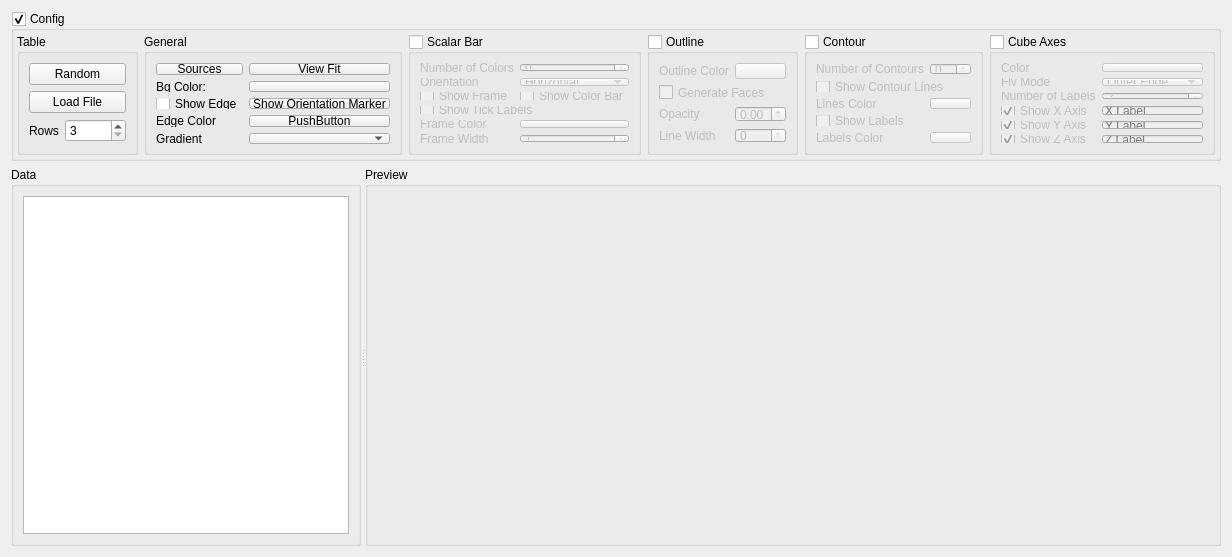
<?xml version="1.0" encoding="UTF-8"?>
<ui version="4.0">
 <class>RenderSurface</class>
 <widget class="QWidget" name="RenderSurface">
  <property name="geometry">
   <rect>
    <x>0</x>
    <y>0</y>
    <width>1199</width>
    <height>557</height>
   </rect>
  </property>
  <property name="windowTitle">
   <string>Form</string>
  </property>
  <layout class="QGridLayout" name="gridLayout_2">
   <item row="0" column="0">
    <layout class="QVBoxLayout" name="verticalLayout">
     <item>
      <widget class="QGroupBox" name="configGroupBox">
       <property name="maximumSize">
        <size>
         <width>16777215</width>
         <height>150</height>
        </size>
       </property>
       <property name="title">
        <string>Config</string>
       </property>
       <property name="checkable">
        <bool>true</bool>
       </property>
       <layout class="QGridLayout" name="gridLayout_5">
        <property name="leftMargin">
         <number>3</number>
        </property>
        <property name="topMargin">
         <number>3</number>
        </property>
        <property name="rightMargin">
         <number>3</number>
        </property>
        <property name="bottomMargin">
         <number>3</number>
        </property>
        <item row="2" column="1" colspan="3">
         <layout class="QGridLayout" name="gridLayout">
          <property name="sizeConstraint">
           <enum>QLayout::SetDefaultConstraint</enum>
          </property>
          <item row="0" column="6" rowspan="2">
           <widget class="QGroupBox" name="cubeAxesGroupBox">
            <property name="title">
             <string>Cube Axes</string>
            </property>
            <property name="checkable">
             <bool>true</bool>
            </property>
            <property name="checked">
             <bool>false</bool>
            </property>
            <layout class="QGridLayout" name="gridLayout_15">
             <item row="1" column="0">
              <layout class="QGridLayout" name="gridLayout_14">
               <item row="5" column="0">
                <widget class="QCheckBox" name="showZAxisCheckBox">
                 <property name="text">
                  <string>Show Z Axis</string>
                 </property>
                 <property name="checked">
                  <bool>true</bool>
                 </property>
                </widget>
               </item>
               <item row="1" column="0">
                <widget class="QLabel" name="label_10">
                 <property name="text">
                  <string>Fly Mode</string>
                 </property>
                </widget>
               </item>
               <item row="0" column="0">
                <widget class="QLabel" name="label_4">
                 <property name="text">
                  <string>Color</string>
                 </property>
                </widget>
               </item>
               <item row="0" column="1">
                <widget class="Widgets::ColorPushButton" name="cubeAxesColorButton">
                 <property name="text">
                  <string/>
                 </property>
                </widget>
               </item>
               <item row="2" column="1">
                <widget class="QSpinBox" name="numOfLabelsSpinBox">
                 <property name="minimum">
                  <number>2</number>
                 </property>
                </widget>
               </item>
               <item row="2" column="0">
                <widget class="QLabel" name="label_11">
                 <property name="text">
                  <string>Number of Labels</string>
                 </property>
                </widget>
               </item>
               <item row="1" column="1">
                <widget class="QComboBox" name="flyModeComboBox">
                 <item>
                  <property name="text">
                   <string>Outer Edge</string>
                  </property>
                 </item>
                 <item>
                  <property name="text">
                   <string>Closest Triad</string>
                  </property>
                 </item>
                 <item>
                  <property name="text">
                   <string>None</string>
                  </property>
                 </item>
                </widget>
               </item>
               <item row="3" column="0">
                <widget class="QCheckBox" name="showXAxisCheckBox">
                 <property name="text">
                  <string>Show X Axis</string>
                 </property>
                 <property name="checked">
                  <bool>true</bool>
                 </property>
                </widget>
               </item>
               <item row="4" column="0">
                <widget class="QCheckBox" name="showYAxisCheckBox">
                 <property name="text">
                  <string>Show Y Axis</string>
                 </property>
                 <property name="checked">
                  <bool>true</bool>
                 </property>
                </widget>
               </item>
               <item row="3" column="1">
                <widget class="QLineEdit" name="xLabelEdit">
                 <property name="placeholderText">
                  <string>X Label</string>
                 </property>
                </widget>
               </item>
               <item row="4" column="1">
                <widget class="QLineEdit" name="yLabelEdit">
                 <property name="placeholderText">
                  <string>Y Label</string>
                 </property>
                </widget>
               </item>
               <item row="5" column="1">
                <widget class="QLineEdit" name="zLabelEdit">
                 <property name="placeholderText">
                  <string>Z Label</string>
                 </property>
                </widget>
               </item>
              </layout>
             </item>
            </layout>
           </widget>
          </item>
          <item row="0" column="5" rowspan="2">
           <widget class="QGroupBox" name="contourGroupBox">
            <property name="title">
             <string>Contour</string>
            </property>
            <property name="checkable">
             <bool>true</bool>
            </property>
            <property name="checked">
             <bool>false</bool>
            </property>
            <layout class="QGridLayout" name="gridLayout_13">
             <item row="0" column="0">
              <layout class="QGridLayout" name="gridLayout_12">
               <item row="4" column="0" colspan="2">
                <widget class="QCheckBox" name="showLabelsCheckBox">
                 <property name="text">
                  <string>Show Labels</string>
                 </property>
                </widget>
               </item>
               <item row="3" column="0">
                <widget class="QLabel" name="label_7">
                 <property name="text">
                  <string>Lines Color</string>
                 </property>
                </widget>
               </item>
               <item row="3" column="1">
                <widget class="Widgets::ColorPushButton" name="contourLinesColorButton">
                 <property name="text">
                  <string/>
                 </property>
                </widget>
               </item>
               <item row="6" column="1">
                <widget class="Widgets::ColorPushButton" name="labelsColorButton">
                 <property name="text">
                  <string/>
                 </property>
                </widget>
               </item>
               <item row="6" column="0">
                <widget class="QLabel" name="label_8">
                 <property name="text">
                  <string>Labels Color</string>
                 </property>
                </widget>
               </item>
               <item row="0" column="0">
                <widget class="QLabel" name="label_5">
                 <property name="text">
                  <string>Number of Contours</string>
                 </property>
                </widget>
               </item>
               <item row="0" column="1">
                <widget class="QSpinBox" name="numOfContoursSpinBox"/>
               </item>
               <item row="1" column="0" colspan="2">
                <widget class="QCheckBox" name="showContourLinesCheckBox">
                 <property name="text">
                  <string>Show Contour Lines</string>
                 </property>
                </widget>
               </item>
              </layout>
             </item>
            </layout>
           </widget>
          </item>
          <item row="0" column="3" rowspan="2">
           <widget class="QGroupBox" name="outlineGroupBox">
            <property name="title">
             <string>Outline</string>
            </property>
            <property name="checkable">
             <bool>true</bool>
            </property>
            <property name="checked">
             <bool>false</bool>
            </property>
            <layout class="QGridLayout" name="gridLayout_11">
             <item row="0" column="0">
              <layout class="QGridLayout" name="gridLayout_10">
               <item row="0" column="1">
                <widget class="Widgets::ColorPushButton" name="outlineButton">
                 <property name="text">
                  <string/>
                 </property>
                </widget>
               </item>
               <item row="0" column="0">
                <widget class="QLabel" name="label_3">
                 <property name="text">
                  <string>Outline Color</string>
                 </property>
                </widget>
               </item>
               <item row="4" column="0" colspan="2">
                <spacer name="verticalSpacer">
                 <property name="orientation">
                  <enum>Qt::Vertical</enum>
                 </property>
                 <property name="sizeHint" stdset="0">
                  <size>
                   <width>20</width>
                   <height>40</height>
                  </size>
                 </property>
                </spacer>
               </item>
               <item row="2" column="1">
                <widget class="QDoubleSpinBox" name="outlineOpacitySpinBox">
                 <property name="maximum">
                  <double>1.000000000000000</double>
                 </property>
                 <property name="singleStep">
                  <double>0.100000000000000</double>
                 </property>
                </widget>
               </item>
               <item row="2" column="0">
                <widget class="QLabel" name="label_12">
                 <property name="text">
                  <string>Opacity</string>
                 </property>
                </widget>
               </item>
               <item row="1" column="0" colspan="2">
                <widget class="QCheckBox" name="genFacesCheckBox">
                 <property name="text">
                  <string>Generate Faces</string>
                 </property>
                </widget>
               </item>
               <item row="3" column="0">
                <widget class="QLabel" name="label_15">
                 <property name="text">
                  <string>Line Width</string>
                 </property>
                </widget>
               </item>
               <item row="3" column="1">
                <widget class="QSpinBox" name="outlineLineWidthSpinBox"/>
               </item>
              </layout>
             </item>
            </layout>
           </widget>
          </item>
          <item row="0" column="2" rowspan="2">
           <widget class="QGroupBox" name="scalarBarGroupBox">
            <property name="title">
             <string>Scalar Bar</string>
            </property>
            <property name="checkable">
             <bool>true</bool>
            </property>
            <property name="checked">
             <bool>false</bool>
            </property>
            <layout class="QGridLayout" name="gridLayout_9">
             <item row="0" column="1">
              <layout class="QGridLayout" name="gridLayout_8">
               <item row="2" column="1">
                <widget class="QCheckBox" name="showColorBarCheckBox">
                 <property name="text">
                  <string>Show Color Bar</string>
                 </property>
                </widget>
               </item>
               <item row="0" column="1">
                <widget class="QSpinBox" name="numOfColorsSpinBox"/>
               </item>
               <item row="0" column="0">
                <widget class="QLabel" name="label_2">
                 <property name="text">
                  <string>Number of Colors</string>
                 </property>
                </widget>
               </item>
               <item row="4" column="0" colspan="2">
                <widget class="QCheckBox" name="showTickLabelsCheckBox">
                 <property name="text">
                  <string>Show Tick Labels</string>
                 </property>
                </widget>
               </item>
               <item row="5" column="1">
                <widget class="Widgets::ColorPushButton" name="frameColorButton">
                 <property name="text">
                  <string/>
                 </property>
                </widget>
               </item>
               <item row="2" column="0">
                <widget class="QCheckBox" name="showFrameCheckBox">
                 <property name="text">
                  <string>Show Frame</string>
                 </property>
                </widget>
               </item>
               <item row="1" column="0">
                <widget class="QLabel" name="label_9">
                 <property name="text">
                  <string>Orientation</string>
                 </property>
                </widget>
               </item>
               <item row="1" column="1">
                <widget class="QComboBox" name="scalarBarOrientationComboBox">
                 <item>
                  <property name="text">
                   <string>Horizontal</string>
                  </property>
                 </item>
                 <item>
                  <property name="text">
                   <string>Vertical</string>
                  </property>
                 </item>
                </widget>
               </item>
               <item row="5" column="0">
                <widget class="QLabel" name="label_13">
                 <property name="text">
                  <string>Frame Color</string>
                 </property>
                </widget>
               </item>
               <item row="6" column="0">
                <widget class="QLabel" name="label_14">
                 <property name="text">
                  <string>Frame Width</string>
                 </property>
                </widget>
               </item>
               <item row="6" column="1">
                <widget class="QSpinBox" name="frameWidthSpinBox">
                 <property name="minimum">
                  <number>1</number>
                 </property>
                 <property name="maximum">
                  <number>10</number>
                 </property>
                </widget>
               </item>
              </layout>
             </item>
            </layout>
           </widget>
          </item>
          <item row="0" column="1" rowspan="2">
           <widget class="QGroupBox" name="generalGroupBox">
            <property name="title">
             <string>General</string>
            </property>
            <layout class="QGridLayout" name="gridLayout_7">
             <item row="0" column="0">
              <layout class="QGridLayout" name="gridLayout_6">
               <item row="6" column="1">
                <widget class="Widgets::GradientComboBox" name="gradientCombo"/>
               </item>
               <item row="6" column="0">
                <widget class="QLabel" name="label_17">
                 <property name="text">
                  <string>Gradient</string>
                 </property>
                </widget>
               </item>
               <item row="3" column="1">
                <widget class="Widgets::ColorPushButton" name="bgColorButton">
                 <property name="text">
                  <string/>
                 </property>
                </widget>
               </item>
               <item row="0" column="0">
                <widget class="QPushButton" name="sourcesButton">
                 <property name="text">
                  <string>Sources</string>
                 </property>
                </widget>
               </item>
               <item row="3" column="0">
                <widget class="QLabel" name="label">
                 <property name="text">
                  <string>Bg Color:</string>
                 </property>
                </widget>
               </item>
               <item row="5" column="0">
                <widget class="QLabel" name="label_16">
                 <property name="text">
                  <string>Edge Color</string>
                 </property>
                </widget>
               </item>
               <item row="0" column="1">
                <widget class="QPushButton" name="viewFitButton">
                 <property name="text">
                  <string>View Fit</string>
                 </property>
                </widget>
               </item>
               <item row="5" column="1">
                <widget class="Widgets::ColorPushButton" name="edgeColorButton">
                 <property name="text">
                  <string>PushButton</string>
                 </property>
                </widget>
               </item>
               <item row="4" column="0">
                <widget class="QCheckBox" name="showEdgeCheckBox">
                 <property name="text">
                  <string>Show Edge</string>
                 </property>
                </widget>
               </item>
               <item row="4" column="1">
                <widget class="QPushButton" name="showOriMarkerButton">
                 <property name="text">
                  <string>Show Orientation Marker</string>
                 </property>
                 <property name="checkable">
                  <bool>true</bool>
                 </property>
                </widget>
               </item>
              </layout>
             </item>
            </layout>
           </widget>
          </item>
          <item row="0" column="0" rowspan="2">
           <widget class="QGroupBox" name="tableGroupBox">
            <property name="title">
             <string>Table</string>
            </property>
            <layout class="QGridLayout" name="gridLayout_17">
             <item row="0" column="0">
              <layout class="QGridLayout" name="gridLayout_16">
               <item row="2" column="0">
                <widget class="QLabel" name="label_6">
                 <property name="text">
                  <string>Rows</string>
                 </property>
                </widget>
               </item>
               <item row="2" column="1">
                <widget class="QSpinBox" name="rowsSpinBox">
                 <property name="minimum">
                  <number>3</number>
                 </property>
                 <property name="maximum">
                  <number>10000</number>
                 </property>
                </widget>
               </item>
               <item row="3" column="0" colspan="2">
                <spacer name="verticalSpacer_4">
                 <property name="orientation">
                  <enum>Qt::Vertical</enum>
                 </property>
                 <property name="sizeHint" stdset="0">
                  <size>
                   <width>20</width>
                   <height>40</height>
                  </size>
                 </property>
                </spacer>
               </item>
               <item row="0" column="0" colspan="2">
                <widget class="QPushButton" name="randomButton">
                 <property name="text">
                  <string>Random</string>
                 </property>
                </widget>
               </item>
               <item row="1" column="0" colspan="2">
                <widget class="QPushButton" name="loadFileButton">
                 <property name="text">
                  <string>Load File</string>
                 </property>
                </widget>
               </item>
              </layout>
             </item>
            </layout>
           </widget>
          </item>
         </layout>
        </item>
        <item row="2" column="4">
         <spacer name="horizontalSpacer">
          <property name="orientation">
           <enum>Qt::Horizontal</enum>
          </property>
          <property name="sizeHint" stdset="0">
           <size>
            <width>40</width>
            <height>20</height>
           </size>
          </property>
         </spacer>
        </item>
       </layout>
      </widget>
     </item>
     <item>
      <widget class="QSplitter" name="splitter">
       <property name="orientation">
        <enum>Qt::Horizontal</enum>
       </property>
       <widget class="QGroupBox" name="groupBox">
        <property name="maximumSize">
         <size>
          <width>350</width>
          <height>16777215</height>
         </size>
        </property>
        <property name="title">
         <string>Data</string>
        </property>
        <layout class="QGridLayout" name="gridLayout_4">
         <item row="0" column="0">
          <widget class="QTableView" name="tableView">
           <property name="alternatingRowColors">
            <bool>true</bool>
           </property>
          </widget>
         </item>
        </layout>
       </widget>
       <widget class="QGroupBox" name="groupBox_2">
        <property name="title">
         <string>Preview</string>
        </property>
        <layout class="QGridLayout" name="gridLayout_3">
         <item row="0" column="0">
          <layout class="QVBoxLayout" name="previewLayout"/>
         </item>
        </layout>
       </widget>
      </widget>
     </item>
    </layout>
   </item>
  </layout>
 </widget>
 <customwidgets>
  <customwidget>
   <class>Widgets::ColorPushButton</class>
   <extends>QPushButton</extends>
   <header location="global">VtkUtils/colorpushbutton.h</header>
  </customwidget>
  <customwidget>
   <class>Widgets::GradientComboBox</class>
   <extends>QComboBox</extends>
   <header location="global">VtkUtils/gradientcombobox.h</header>
  </customwidget>
 </customwidgets>
 <resources/>
 <connections/>
</ui>
